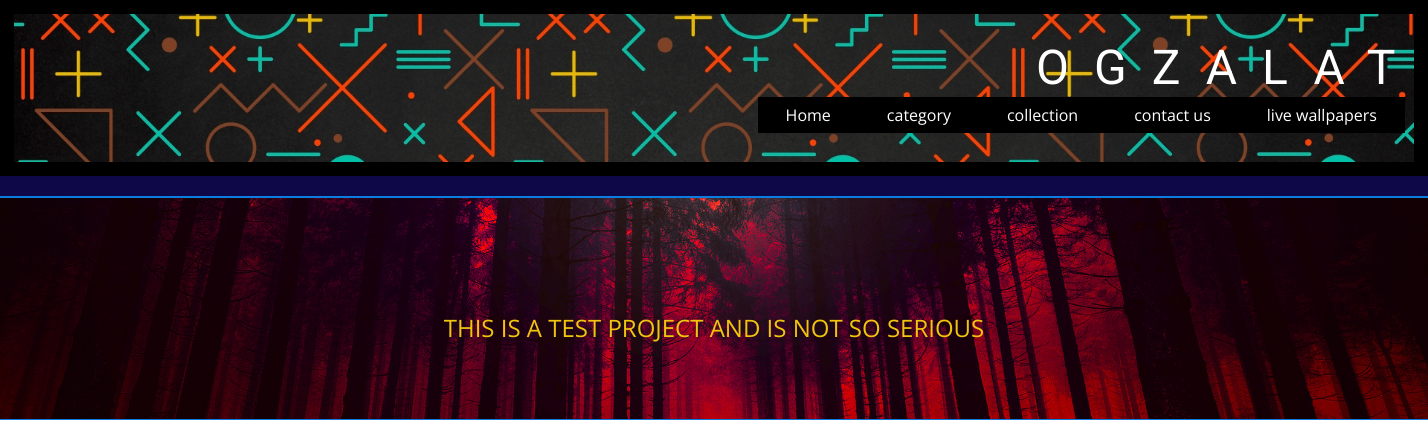
The page /architecture/ on the database as committed earlier.
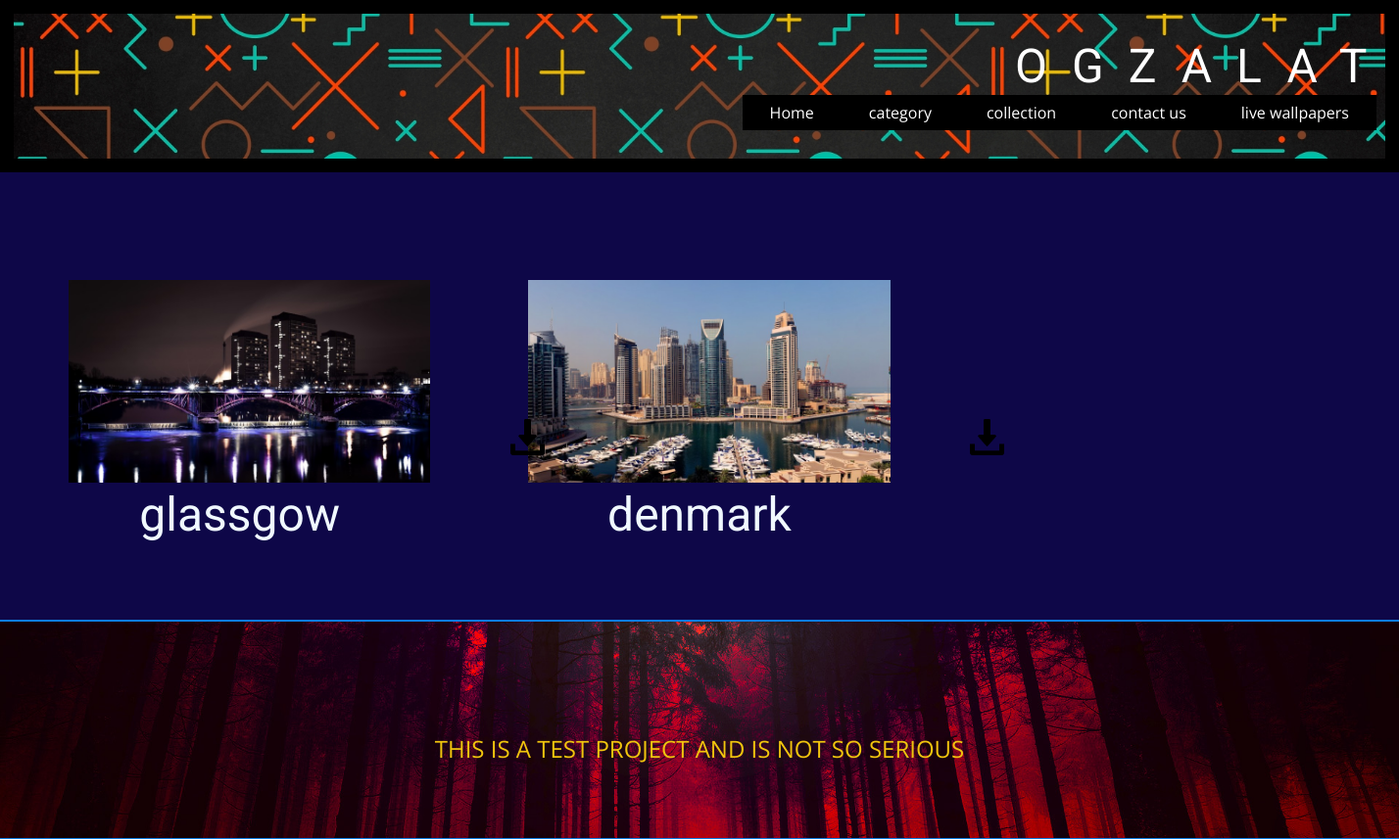
The same page on the database as committed later.
### wallpaper/models.py (models this page shows)
class Wallpaper(models.Model):
    title = models.CharField(max_length=225)
    image = models.ImageField(upload_to='image/')
    Wallpaper=models.ImageField(upload_to='walls/')
    created_time = models.DateTimeField(auto_now=True)
    CATEGORY = [
        ('GAMES' , 'Games'),
        ('NATURE' , 'Nature'),
        ('ABSTRACT' , 'Abstract'),
        ('CARS' , 'Cars'),
        ('ANIMALS' , 'Animals') ,
        ('ARCHITECTURE' , 'Architecture'),
        ('SPACE' , 'Space'),
        ('RANDOM' , 'Random'),
    ]
    category = models.CharField(max_length=15, choices=CATEGORY , default='Random')
    def __str__(self) :
        return self.title

### wallpaper/views.py (the view)
# urls.py: path('architecture/',views.architecture,name='architecture'),
def architecture(request,):
    wall = Wallpaper.objects.all()
    context = {
        "photolist" : wall,
        "photocount" : wall.count()
    }
    return render(request ,'walls/category/architecture.html',context)

### templates/walls/category/architecture.html (shortened to what this page needs)
<!DOCTYPE html>
{% load static %}
<html style="font-size: 16px;" lang="en"><head>
    <link rel="stylesheet" href="{% static 'nicepage.css' %} " media="screen">
<link rel="stylesheet" href="{% static 'games.css' %} " media="screen">
</head>
  <body class="u-body u-xl-mode" data-lang="en"><header class="u-border-14 u-border-black u-clearfix u-header u-image u-header" id="sec-b83f" data-image-width="1920" data-image-height="1080"><div class="u-clearfix u-sheet u-sheet-1">
        <h3 class="u-text u-text-body-alt-color u-text-1">
          <span style="font-size: 48px;">OGZALAT</span>
        </h3>
        <nav class="u-menu u-menu-dropdown u-offcanvas u-menu-1">
          <div class="u-custom-menu u-nav-container">
            <ul class="u-nav u-unstyled u-nav-1"><li class="u-nav-item"><a class="u-active-black u-black u-button-style u-hover-palette-1-base u-nav-link u-text-active-white u-text-hover-white" href="{% url 'wall:home' %}" style="padding: 10px 28px;">Home</a>
</li><li class="u-nav-item"><a class="u-active-black u-black u-button-style u-hover-palette-1-base u-nav-link u-text-active-white u-text-hover-white" href="Home.html" style="padding: 10px 28px;">category</a><div class="u-nav-popup"><ul class="u-h-spacing-20 u-nav u-unstyled u-v-spacing-10">
</li>
</ul>
</div>
</li><li class="u-nav-item"><a class="u-active-black u-black u-button-style u-hover-palette-1-base u-nav-link u-text-active-white u-text-hover-white" href="{% url 'wall:collection' %}" style="padding: 10px 28px;">collection</a>
</li><li class="u-nav-item"><a class="u-active-black u-black u-button-style u-hover-palette-1-base u-nav-link u-text-active-white u-text-hover-white" href="{% url 'wall:contact' %}" style="padding: 10px 28px;">contact us</a>
</li><li class="u-nav-item"><a class="u-active-black u-black u-button-style u-hover-palette-1-base u-nav-link u-text-active-white u-text-hover-white" style="padding: 10px 28px;">live wallpapers</a>
</li></ul>
          </div>
      </div></header>
<div id="dofr">
    <div class="grid-container">
                {% if photolist %}
                    {% for concert in photolist %}
                      {% if concert.category == 'ARCHITECTURE'%}
                        <div class="grid-item">
                          <img class="image image1"  src="{{ concert.image.url }}" alt="">
                          <img class="image image2" src="{% static 'images/22.png' %}" alt="">
                          <h2 id="lok">{{ concert }}</h2>
                        </div>
                      {%endif%}
                    {%endfor%}
                {% endif %}
        </div>
      </div>
    <footer class="u-align-center u-clearfix u-custom-color-1 u-footer u-footer" id="sec-8606"><img class="u-expanded-width u-image u-image-default u-image-1" src="{% static 'images/wallpapersden.com_red-forest_1920x1080.jpg' %}" alt="" data-image-width="1920" data-image-height="1080"><p class="u-small-text u-text u-text-palette-3-base u-text-variant u-text-1">THIS IS A TEST PROJECT AND IS NOT SO SERIOUS</p></footer>
</body>
</html>

Rows that differ between the two databases and show on the page:
added Wallpaper: image (picture), title "glassgow"
added Wallpaper: image (picture), title "denmark"
